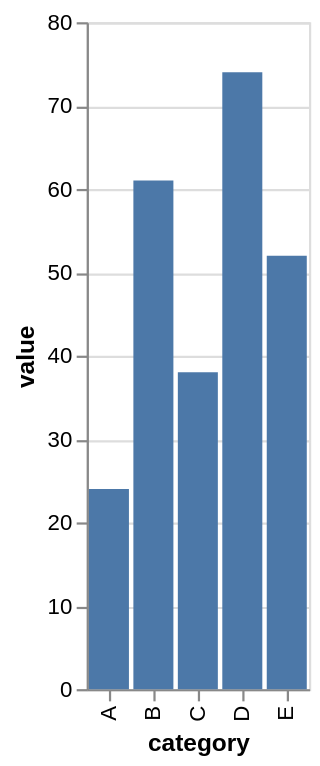

Here is the Vega-Lite specification saved for this chart:
### Vega-Lite specification from a JSON file in a GitHub repository (floating-point values rounded to 4 significant figures)
{"$schema": "https://vega.github.io/schema/vega-lite/v5.json", "description": "Bar chart with inline data, rendered to canvas for the geometry gate", "data": {"values": [{"category": "A", "value": 24}, {"category": "B", "value": 61}, {"category": "C", "value": 38}, {"category": "D", "value": 74}, {"category": "E", "value": 52}]}, "mark": "bar", "encoding": {"x": {"field": "category", "type": "nominal"}, "y": {"field": "value", "type": "quantitative"}}}
